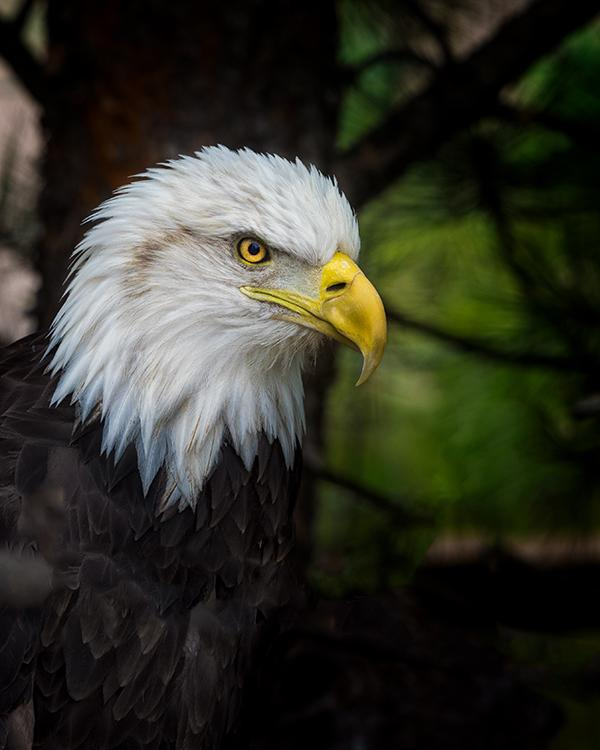
#> input picture face_recogn_att_project/images/eagle.jpg, 600 x 750 px
$ python sliding_window.py
#> lines starting #> are read from the running program, lines starting #| are printed output that depends on the picture; after the words box and inside, x2 and y2 are one past the last pixel; in counts of white or black regions, pixels touching at a corner belong together
#> further down, canvas is the input picture: shape (750, 600, 3); mean B, G, R 38.1, 49.2, 48.4
#!/usr/bin/python3

import cv2
import numpy as np

def sliding_window(canvas, window_size):
    """this function recive canvas(image) and size of the window ex 2 means 2x2"""
#> called with window_size = 50
    green = (0, 255, 0)
    red = (0, 0, 255)
    blue = (255, 0, 0)
    gray_image = cv2.cvtColor(canvas, cv2.COLOR_BGR2GRAY)
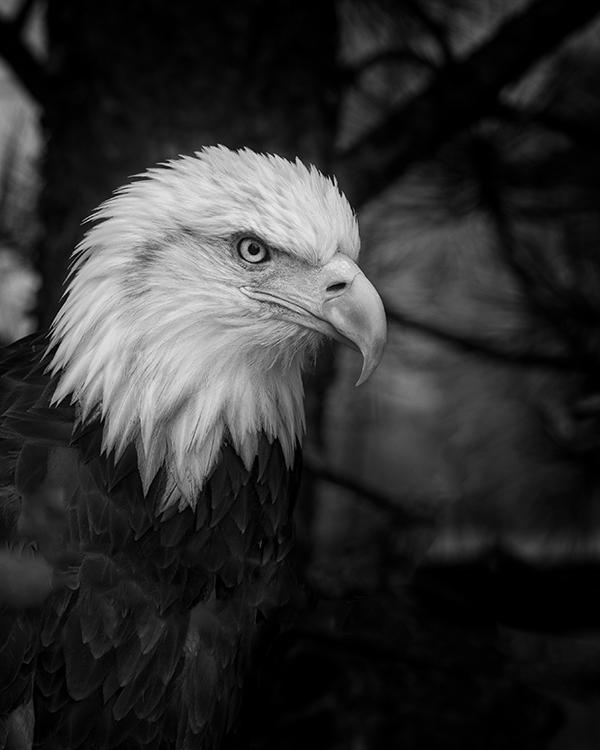
#> gray_image: shape (750, 600); min 0, max 243, mean 47.7
    I = np.zeros((canvas.shape[0] + 1, canvas.shape[1] + 1), dtype=np.int64)
    for y in range (1, gray_image.shape[0]):
        for x in range(1, gray_image.shape[1] + 1):
            I[y,x] = gray_image[y - 1, x - 1] + I[y - 1, x] + I[y, x - 1] - I[y - 1, x - 1]
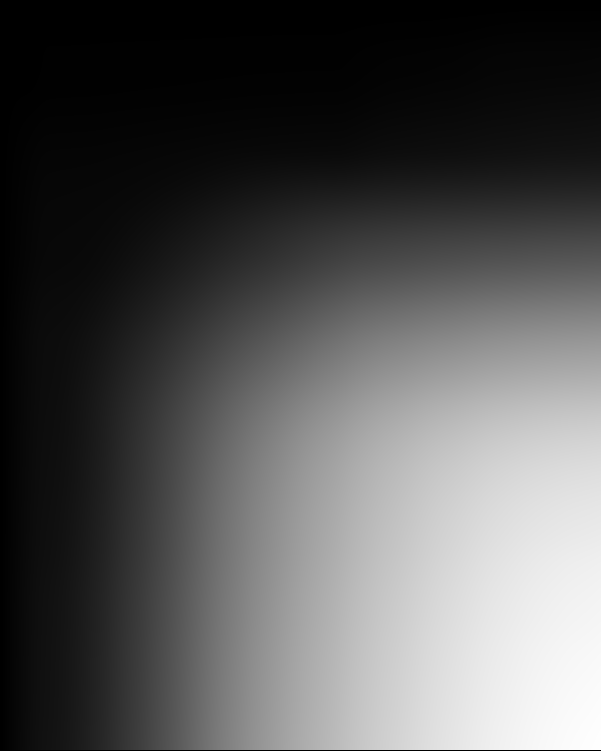
#> I: shape (751, 601) int64; min 0, max 21456102, mean 7189538.8; drawn with min black and max white
    print(I)
#> (printed output is left out)
    print("Size is {} and {}".format(canvas.shape[0], canvas.shape[1]))
#| Size is 750 and 600
    loop_y = canvas.shape[0] // window_size
#> loop_y = 15
    loop_x = canvas.shape[1] // window_size
#> loop_x = 12
    if loop_y < loop_x:
        iteration_size = loop_y
    else:
        iteration_size = loop_x
#> iteration_size = 12
    print("Loop y is {}".format(loop_y))
#| Loop y is 15
    print("Loop x is {}".format(loop_x))
#| Loop x is 12
    for y in range(0, iteration_size * window_size, window_size):
        for x in range(0, iteration_size * window_size, window_size):
            cv2.rectangle(canvas, (x, y), (x + window_size - 1, y + window_size - 1), green, 1)
            cv2.rectangle(canvas, (x, y), (x + window_size // 2, y + window_size - 1), red, 1)
            cv2.rectangle(canvas, (x + window_size // 2, y), (x + window_size - 1, y + window_size - 1), blue, 1)
            left_x2 = min(x + window_size // 2, canvas.shape[1] - 1)
            left_y2 = min(y + window_size - 1, gray_image.shape[0] - 1)
            right_x1 = min(x + window_size // 2, canvas.shape[0] - 1)
            right_x2 = min(x + window_size - 1, gray_image.shape[1] - 1)
            right_y2 = min(y + window_size - 1, gray_image.shape[0] - 1)
            left_haar_sum = I[left_x2 + 1, left_y2 + 1] - I[x, left_y2 + 1] - I[left_x2 + 1, y] + I[x, y]
            right_haar_sum = I[right_x2 + 1, right_y2 + 1] - I[right_x1, y + 1] - I[right_x2 + 1, y] + I[right_x1, y]
            value = left_haar_sum - right_haar_sum
            print(value)
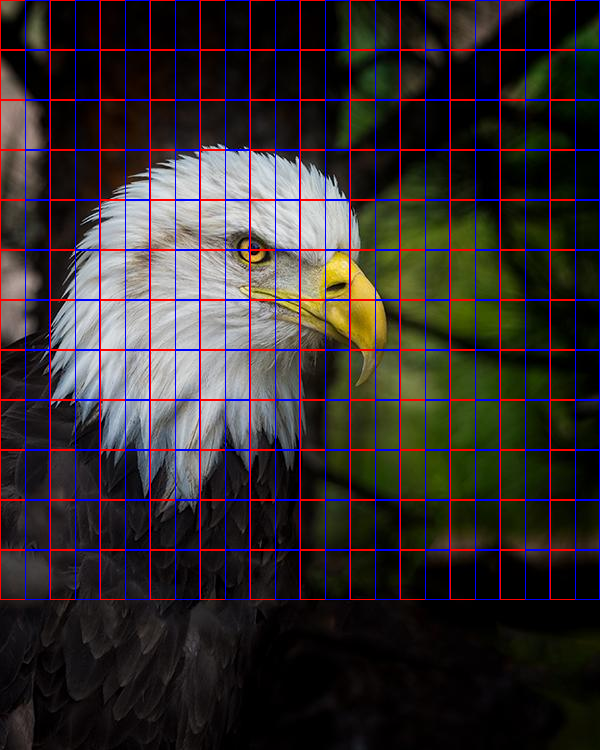
#> canvas: shape (750, 600, 3); 7.81% of pixels changed, all inside (x1, y1, x2, y2) = (0, 0, 600, 600)
            #print("Left haar_sum is {}".format(left_haar_sum))
            #print("Right haar_sum is {}".format(right_haar_sum))
    cv2.imshow('sliding window', canvas)
    cv2.waitKey(0)
    cv2.destroyAllWindows()
    print(gray_image)
#> (printed output is left out)
canvas = cv2.imread('./images/eagle.jpg')
window_size = 50
sliding_window(canvas, window_size)
